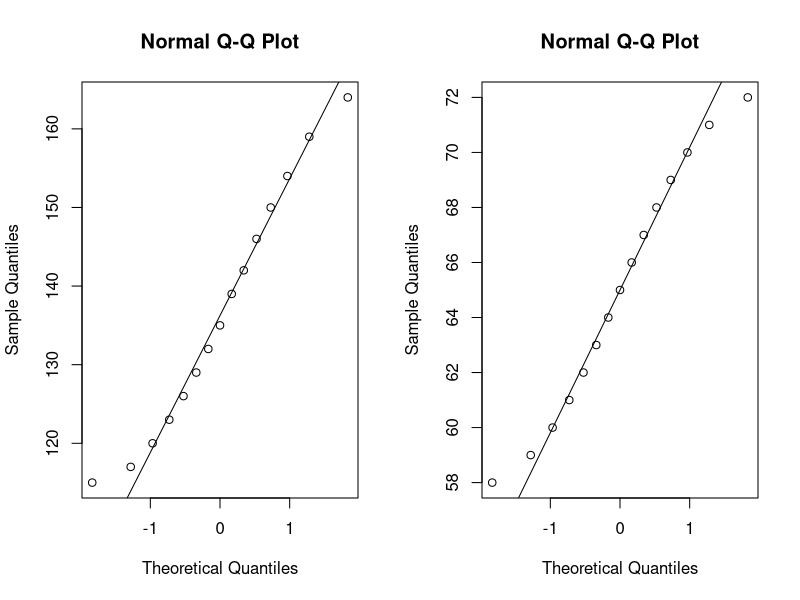
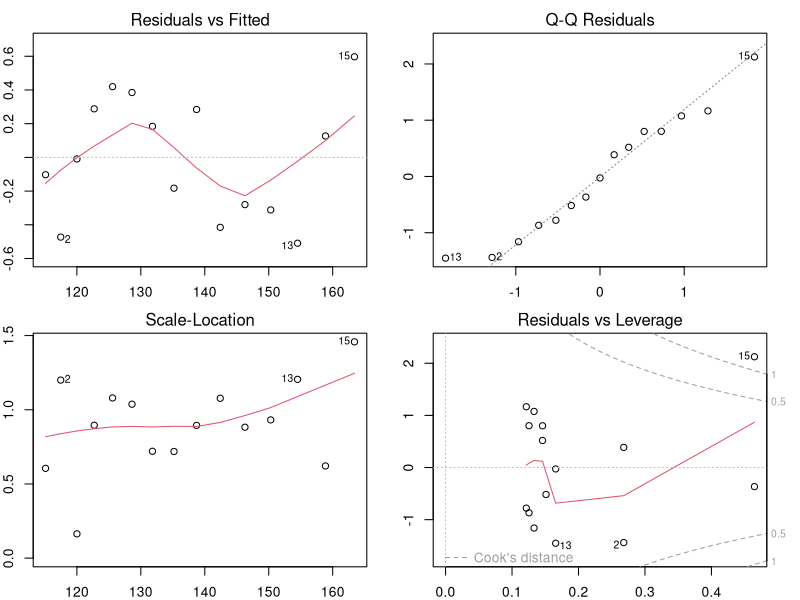

Reproduce these figures in R, in order.
# R Test. 02
options(digits=4)

# 1. 다음의 값을 R 내장함수를 이용하여 구하시오. (10점)
# 1) 시행횟수가 6이고 성공확률이 1/3인 이항분포에서 성공횟수가 3이 될 확률
dbinom(3, 6, 1/3)

# 2) 평균이 170이고 표준편차가 6인 정규분포에서 상위 20%되는 사람들의 키 범위
qnorm(0.8, 170, 6)

# 3) 자유도가 3인 카이제곱분포에서 누적확률이 95%일 때의 값
qchisq(0.95, df=3)

# 4) 표준정규분포에서 확률변수의 값이 1일때의 누적확률
pnorm(1)

# 2. 다음의 문항이 베루누이 시행인지 판단하시오. (10점)

# 1) 영화관에서 줄을 기다리는 시간을 측정한다.
print("정답 : X")

# 2) 전화가 왔을 때, 전화를 한 사람이 여자인지를 측정한다.
print("정답 : O")

# 3) 주사위를 한 번 던졌을 때, 나오는 숫자를 체크한다.
print("정답 : X")

# 4) 동전의 앞면이 위로 향하고 있는지 체크한다.
print("정답 : O")

# 5) 사람의 눈이 녹색인지 체크한다.
print("정답 : O")

# 3. R 내장 데이터인 "iris"를 이용하여 다음을 구하시오. (10점)
# - "setosa" 중 Sepal.Length의 모평균에 대한 95% 신뢰구간

iris_s <- subset(iris, iris$Species == "setosa")
iris_s <- iris_s$Sepal.Length

s.mean <- mean(iris_s)
s.n <- length(iris_s)
s.var <- mean(iris_s^2) - s.mean^2
s.sd <- sqrt(s.var)
alpha <- 0.05

ll <- s.mean - qnorm(1-alpha)*s.sd/sqrt(s.n)
ul <- s.mean + qnorm(1-alpha)*s.sd/sqrt(s.n)

print(paste("95% 신뢰구간 : (", format(ll, digits=4), ",", format(ul, digits=4), ")"))

# 4. 한 농구 선수가 자유투를 던지면 10번 중에서 7번을 성공한다고 할 때
# 다음을 R을 이용하여 풀이하시오. (10점)
# 1) 이 선수가 자유투를 10번 던져서 9번 이상 성공할 확률을 구하시오.
1-pbinom(8, 10, 0.7)
      
# 2) 이 선수가 자유투를 10번 던질 때 5번 이상 8번 이하로 성공할 확률을 구하시오.
pbinom(8, 10, 0.7) - pbinom(4, 10, 0.7)

# 5. 다음을 R을 이용하여 검정하시오. (10점)
# - 2006년 조사에 의하면 한국인의 1인 1일 평균 알코올 섭취량이 8.1g 이다.
#   2008년 무작위로 뽑은 알코올 섭취량은 다음과 같다.
#     16.90, 13.21, 15.67, 9.87, 13.15, 9.98, 3.56, 14.50, 8.12, 6.97
#   평균 알코올 섭취량이 달라졌다고 할 수 있는가?
alchol <- c(16.90, 13.21, 15.67, 9.87, 13.15, 9.98, 3.56, 14.50, 8.12, 6.97)
result1 <- t.test(alchol, mu=8.1, var.equal = T)

print(paste("T test 결과 검정통계량 및 유의확률이 (", format(result1$statistic, digits=4)
            , ",", format(result1$p.value, digits=4), ") 이므로 유의수준 0.05에서",
            "평균 알코올 섭취량이 달라졌다고 할 수 없다."))

# 6. 정규분포에서 from <= X <= to 의 확률을 구하는 함수 rangenorm(from, to, mean, sd)을 작성하고
# rangenorm(-1.96, 1.96, 0, 1)의 값을 구하시오. (10점)
rangenorm <- function(from, to, mean=0, sd=1) {
  result <- pnorm(to, mean, sd) - pnorm(from, mean, sd)
  return(result)
}
rangenorm(-1.96, 1.96, 0, 1)


# 7. mpg 데이터셋에서 다음을 검정해 보시오. (10점)
# 1) subcompact 자동차와 midsize 자동차의 도시연비
library(ggplot2)
sub_mpg1 <- subset(mpg, mpg$class=="subcompact" | mpg$class == "midsize")
var.test(sub_mpg1$cty ~ sub_mpg1$class)
result2 <- t.test(sub_mpg1$cty ~ sub_mpg1$class, var.equal=T)

print(paste("T test 결과 검정통계량 및 유의확률이 (", format(result2$statistic, digits=4)
            , ",", format(result2$p.value, digits=4), ") 이므로 유의수준 0.05에서",
            "subcompact 자동차와 midsize 자동차의 도시연비는 차이가 있다고 할 수 있다."))

# 2) 일반 휘발유(r)와 고급 휘발유(p)의 고속도로 연비
sub_mpg2 <- subset(mpg, mpg$fl == "r" | mpg$fl == "p")
var.test(sub_mpg2$hwy ~ sub_mpg2$fl)
result3 <- t.test(sub_mpg2$hwy ~ sub_mpg2$fl, var.equal=T)

print(paste("T test 결과 검정통계량 및 유의확률이 (", format(result3$statistic, digits=4)
            , ",", format(result3$p.value, digits=4), ") 이므로 유의수준 0.05에서",
            "일반 휘발유(r)와 고급 휘발유(p)의 고속도로 연비는 차이가 있다고 할 수 있다."))

# 8. 다음을 R을 이용하여 적합도를 검정하시오. (10점)
# - 멘델이 제안한 유전법칙에 의하면 순종의 둥글고 황색인 완두(RRYY)콩과 주름지고
#   녹색인 완두(rryy)콩을 재배하면 2대째 발현되는 완두콩의 형질은 둥글고 황색, 
#   둥글고 녹색, 주름지고 황색, 주름지고 녹색이 9 : 3 : 3 : 1 의 비율로 나타난다고
#   한다. 
#   멘델의 유전법칙이 맞는지 확인하기 위해 실험한 결과 각 형질별 개체수가 순서대로
#   322, 109, 99, 29 개가 나타났다.
#   실험 결과는 멘델이 제안한 비율 9 : 3 : 3 : 1 의 비율에 맞게 나타난 것인지
#   통계적 가설검정을 하시오.
s_data <- c(322, 109, 90, 29)
result4 <- chisq.test(s_data, p=c(9, 3, 3, 1)/16)

print(paste("Chi-Square test 결과 검정통계량 및 유의확률이 (", format(result4$statistic, digits=4)
            , ",", format(result4$p.value, digits=4), ") 이므로 유의수준 0.05에서",
            "관측치의 비율과 멘델이 제안한 비율( 9 : 3 : 3 : 1 )이 차이가 없다고 할 수 있다."))

# 9. R 내장 데이터인 "women"을 이용하여 다음을 구하시오. (10점)
# - 키(Height)와 몸무게(Weight)의 곡선회구분석을 통한 회귀식
# (단, 2차식으로 구할 것.)

shapiro.test(women$weight)
shapiro.test(women$height)
par(mfrow=c(1,2))
qqnorm(women$weight); qqline(women$weight)
qqnorm(women$height); qqline(women$height)
var.test(women$height, women$weight)

result5 <- lm(women$weight ~ women$height + I(women$height^2), data=women)
summary(result5)
par(mfrow=c(2,2), mar=c(2,2,2,2))
plot(result5)
par(mfrow=c(1,1))

print(paste("2차 회귀모델을 적용한 결과 모든 독립변수가 매우 유의한것으로 보이고",
            "잔차그래프에서 정규성, 등분산성, 선형성을 만족하는 것으로 보여 적합한",
            "모델이라고 볼 수있다.", "\n",
            "회귀식은 [ Weight = 261.8781 - 7.3483*Height + 0.0831*Heigth^2 ] 이다."))

# 10. 과제점수 (10점)